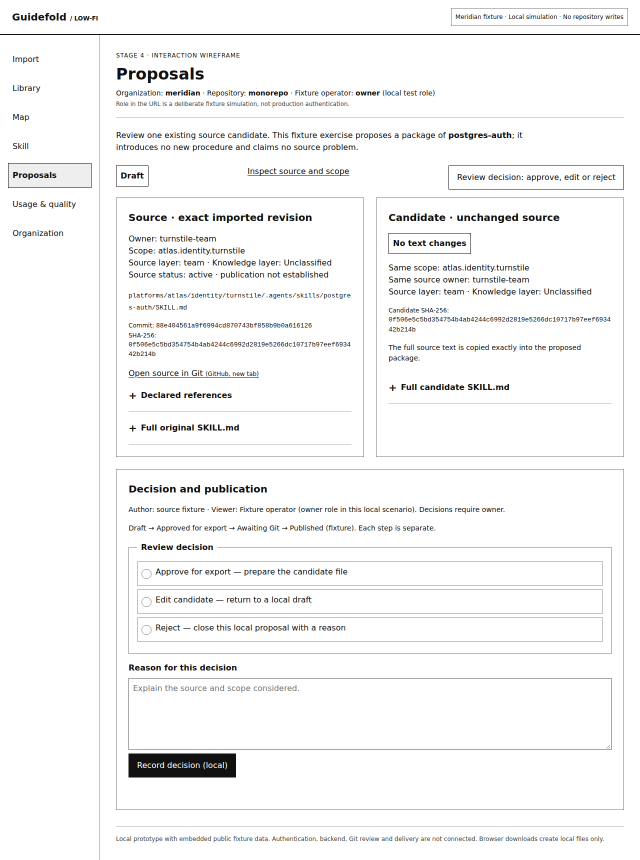
#> input picture prototypes/pipeline-wireframes/qa/proposals-1280.png, 1280 x 1719 px (shown at 1/2 size)
$ python inspect-fold.py
#> lines starting #> are read from the running program, lines starting #| are printed output that depends on the picture
from PIL import Image
import io,base64
im=Image.open('../pipeline-wireframes/qa/proposals-1280.png')
#> im is the input picture: PIL image 1280x1719 RGB; mean R, G, B 246.4, 246.4, 246.4
im=im.crop((0,0,1280,720))
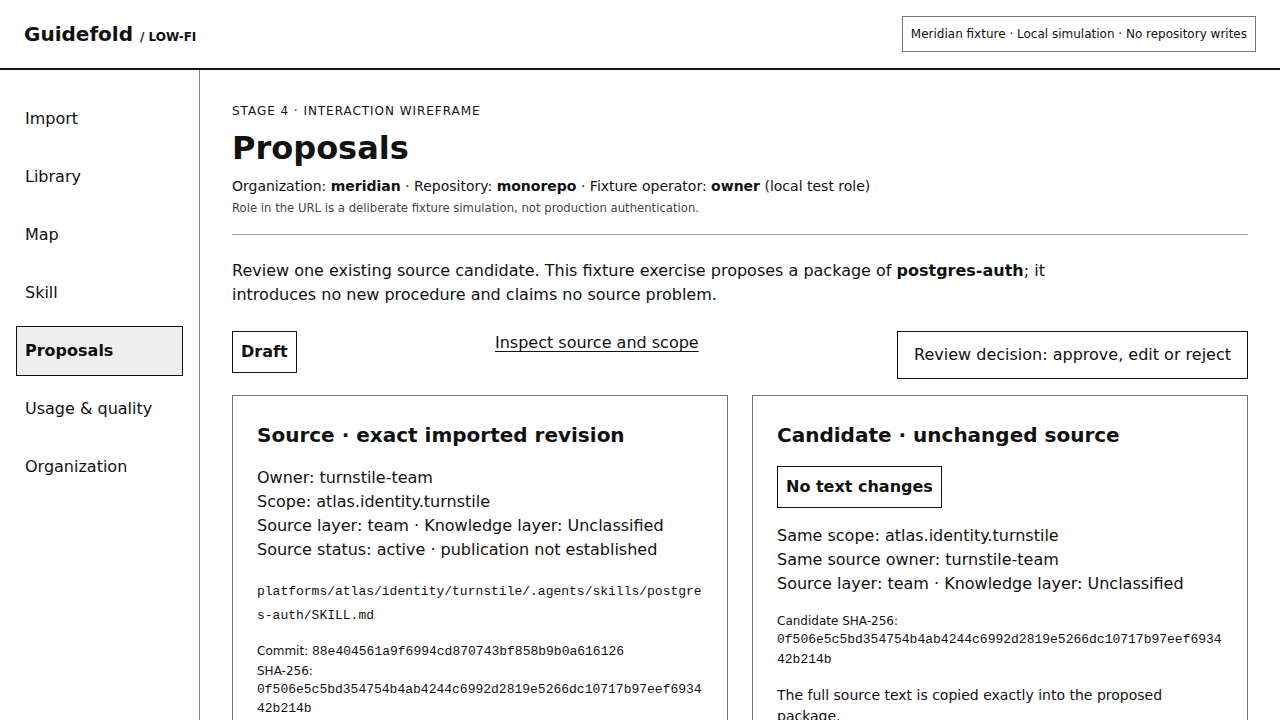
#> im: PIL image 1280x720 RGB; mean R, G, B 244.2, 244.2, 244.2
b=io.BytesIO();im.save(b,format='JPEG',quality=80)
print(base64.b64encode(b.getvalue()).decode())

$ run again, with prototypes/pipeline-wireframes/qa/proposals-390.png copied over prototypes/pipeline-wireframes/qa/proposals-1280.png
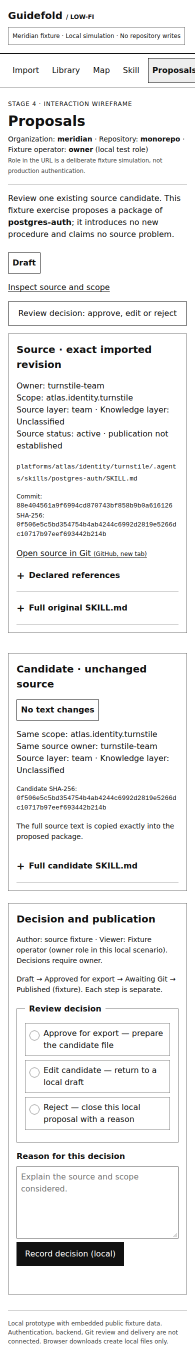
#> input picture prototypes/pipeline-wireframes/qa/proposals-390.png, 390 x 2716 px (shown at 1/2 size)
#> im is the input picture: PIL image 390x2716 RGB; mean R, G, B 239.2, 239.2, 239.2
#> `im=im.crop((0,0,1280,720))`:
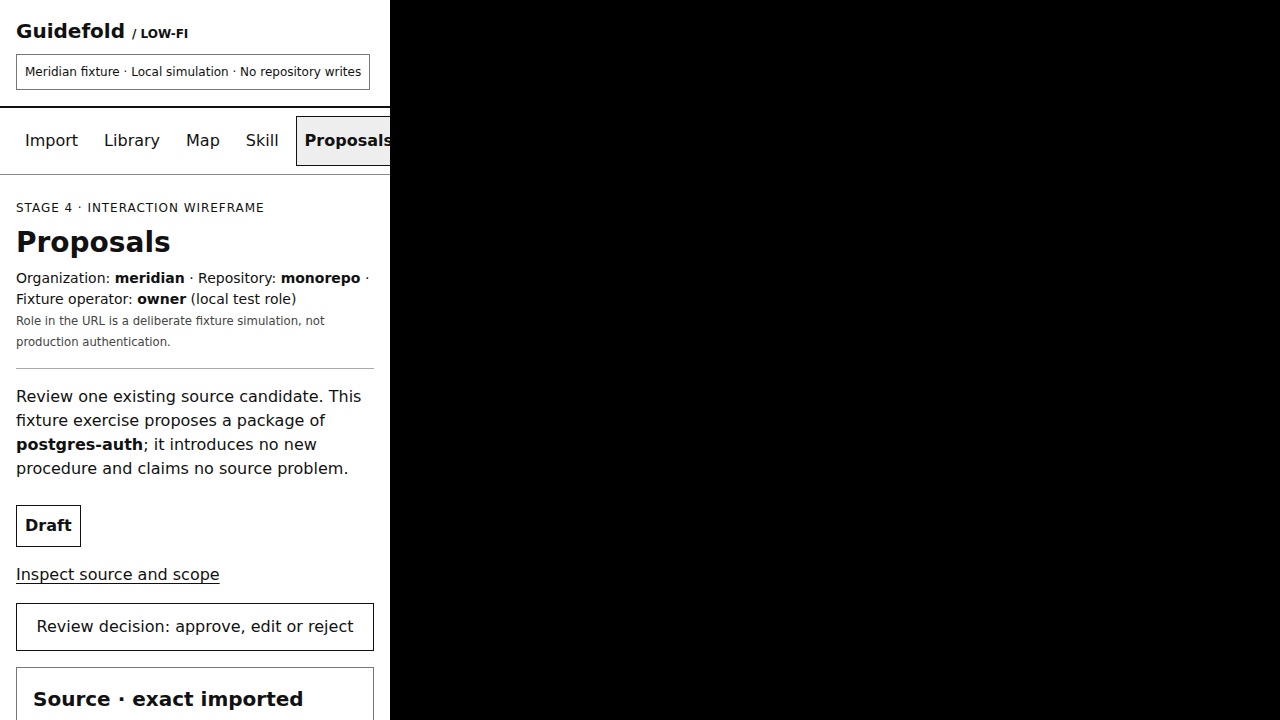
#> im: PIL image 1280x720 RGB; mean R, G, B 72.7, 72.7, 72.7

$ run again, with prototypes/pipeline-wireframes/qa/proposals-820.png copied over prototypes/pipeline-wireframes/qa/proposals-1280.png
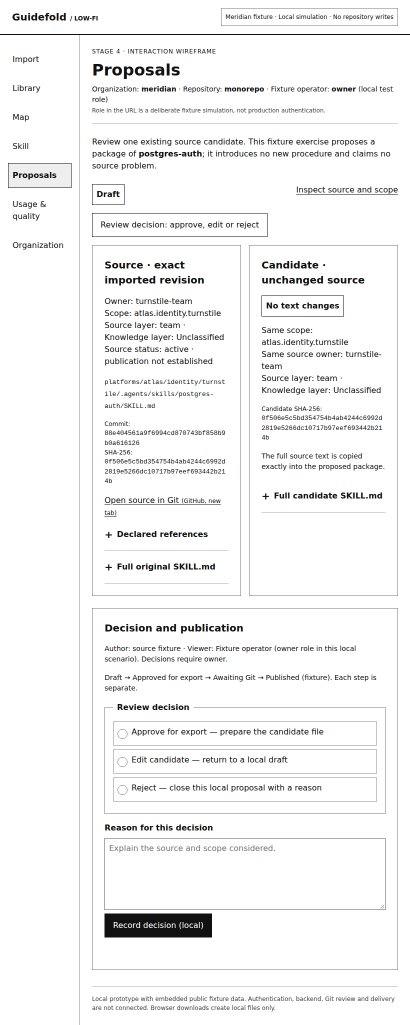
#> input picture prototypes/pipeline-wireframes/qa/proposals-820.png, 820 x 2049 px (shown at 1/2 size)
#> im is the input picture: PIL image 820x2049 RGB; mean R, G, B 244.4, 244.4, 244.4
#> `im=im.crop((0,0,1280,720))`:
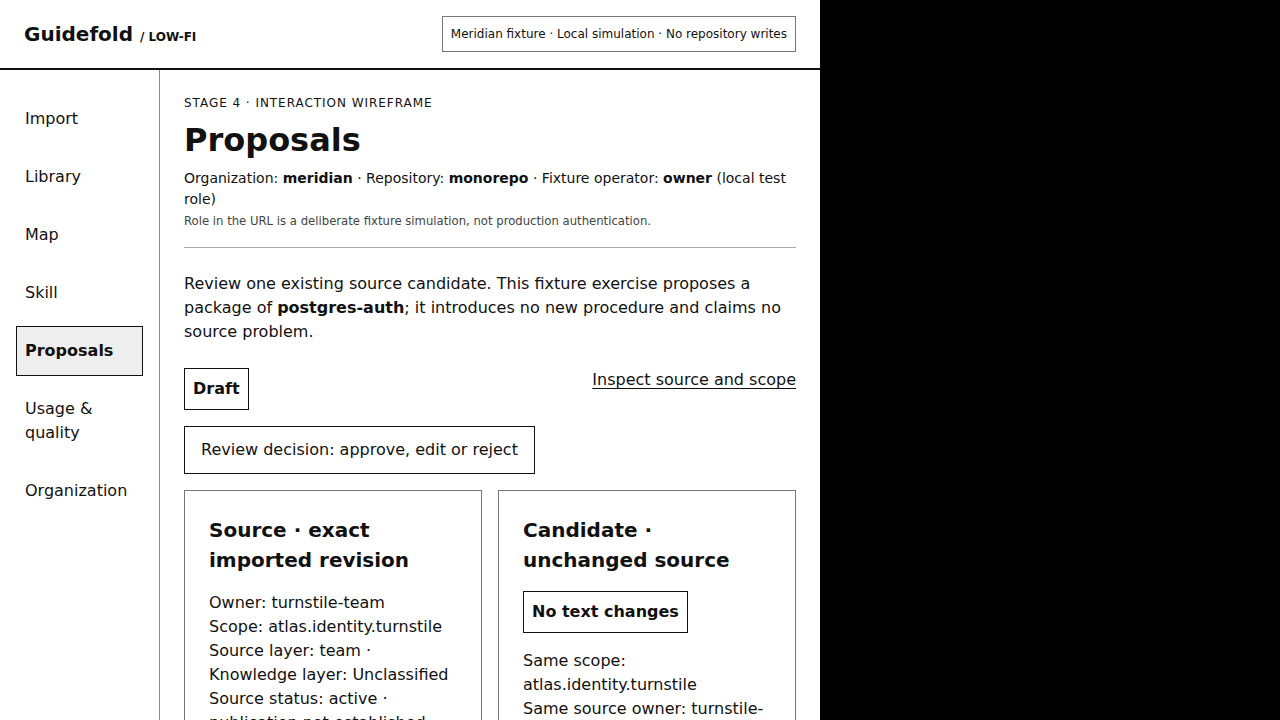
#> im: PIL image 1280x720 RGB; mean R, G, B 155.3, 155.3, 155.3

$ run again, with prototypes/pipeline-wireframes/qa/import-1280.png copied over prototypes/pipeline-wireframes/qa/proposals-1280.png
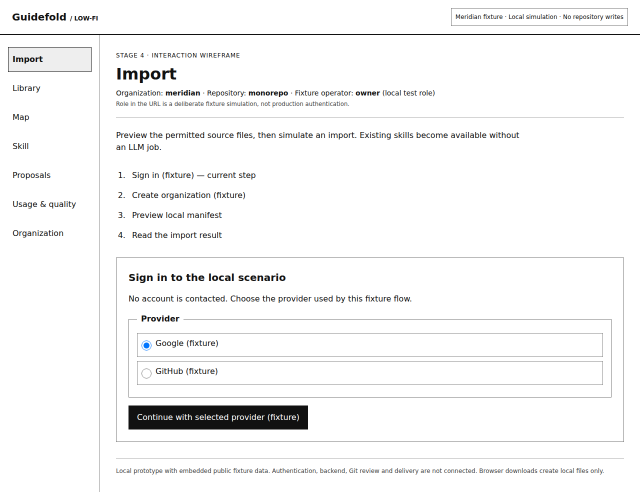
#> input picture prototypes/pipeline-wireframes/qa/import-1280.png, 1280 x 983 px (shown at 1/2 size)
#> im is the input picture: PIL image 1280x983 RGB; mean R, G, B 246, 246, 246.1
#> `im=im.crop((0,0,1280,720))`:
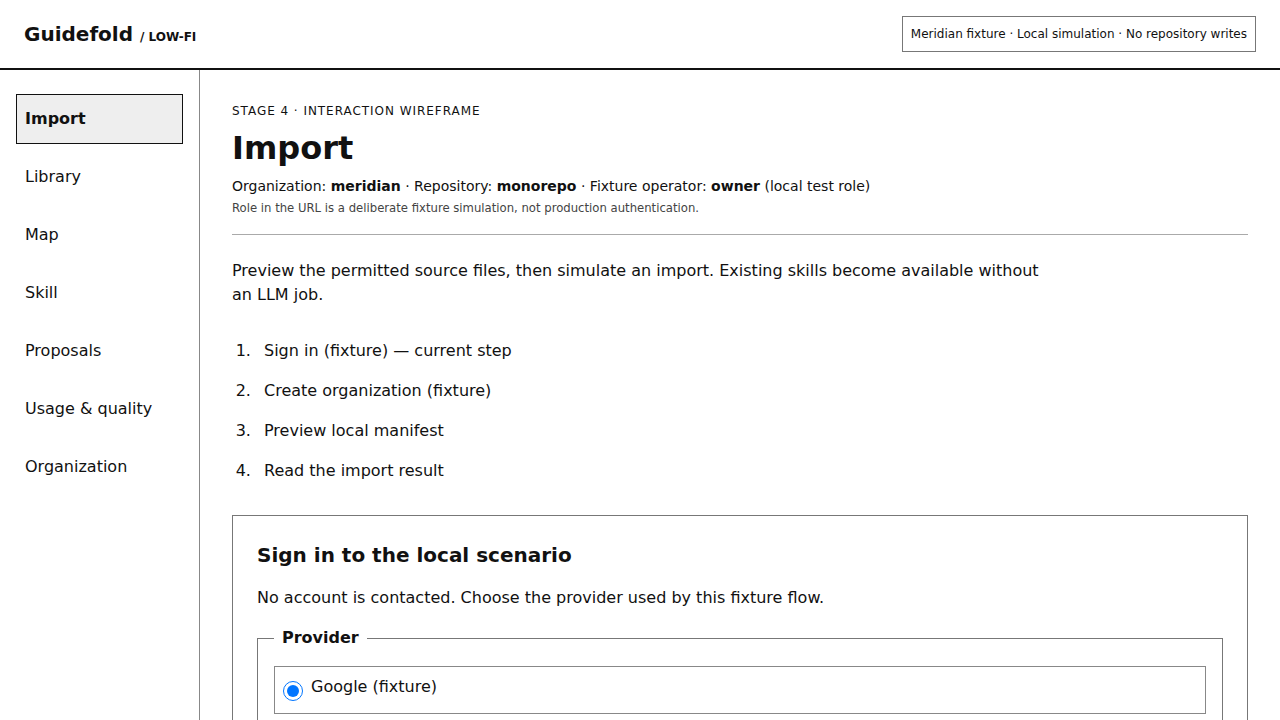
#> im: PIL image 1280x720 RGB; mean R, G, B 248.3, 248.3, 248.3
